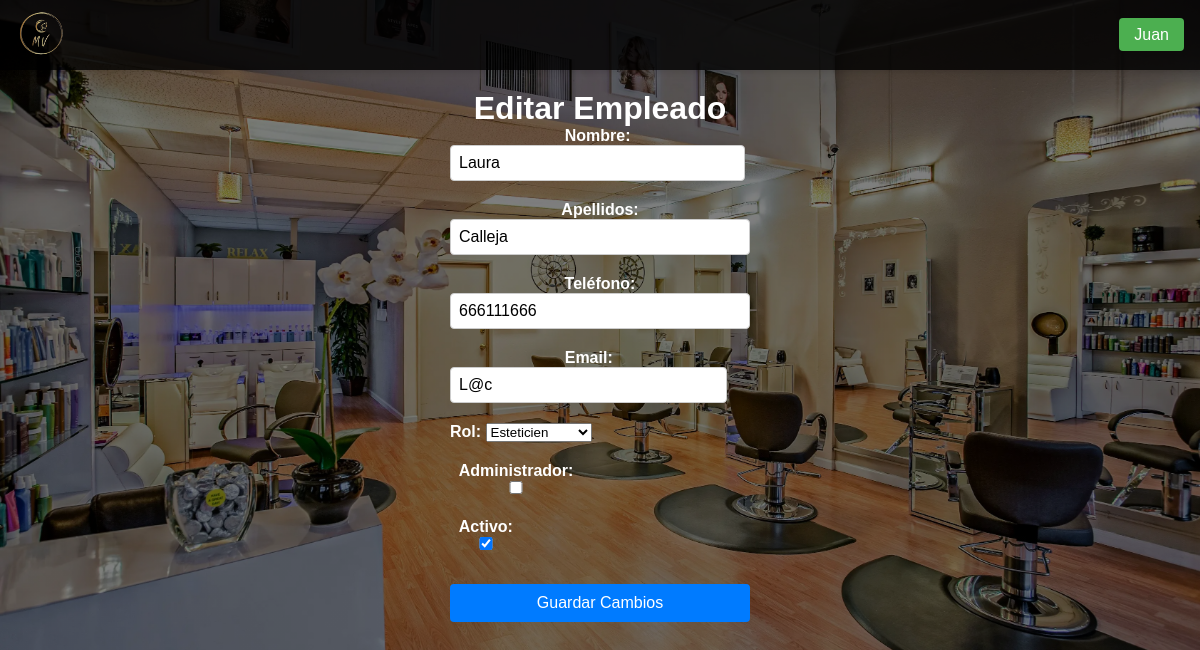
Page /paginas/editar_empleado.php?dni=12345678X (signed in) on the earlier database version.
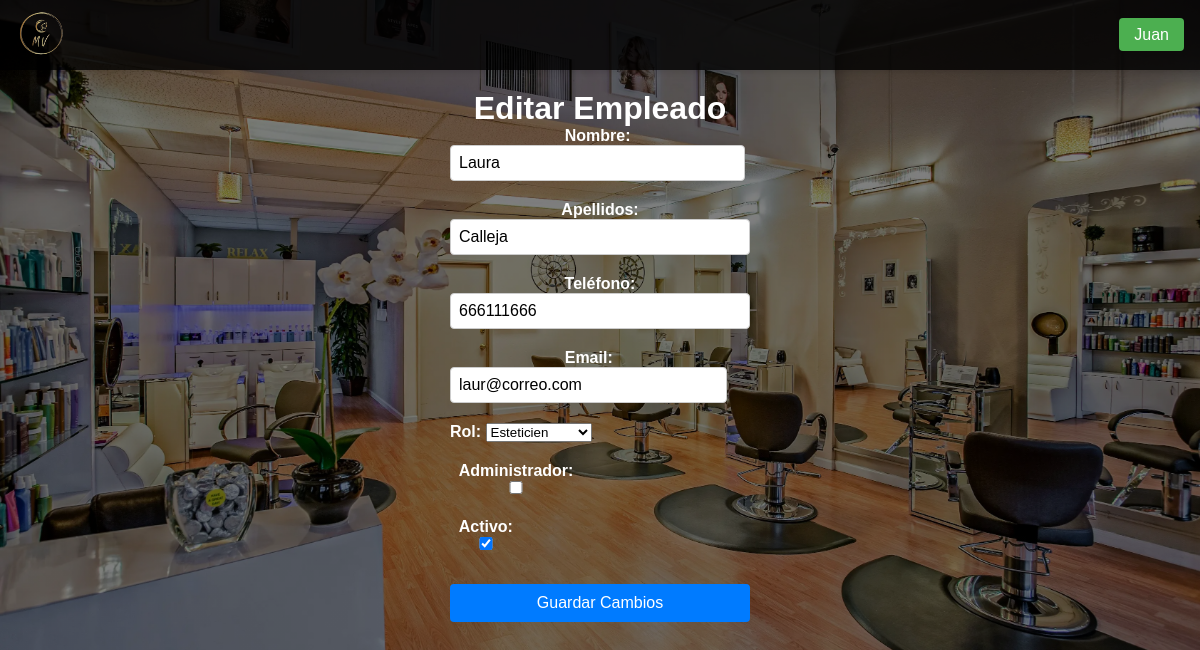
Same page on the later database version.
### tables this page shows
CREATE TABLE `empleados` (
  `dni` varchar(20) NOT NULL,
  `nombre` varchar(100) NOT NULL,
  `apellidos` varchar(100) NOT NULL,
  `telefono` varchar(15) DEFAULT NULL,
  `email` varchar(100) DEFAULT NULL,
  `id_rol` int DEFAULT NULL,
  `contraseña` varchar(255) NOT NULL,
  `es_admin` tinyint(1) NOT NULL DEFAULT '0',
  `activo` tinyint(1) DEFAULT '1',
  PRIMARY KEY (`dni`),
  KEY `id_rol` (`id_rol`),
  CONSTRAINT `empleados_ibfk_1` FOREIGN KEY (`id_rol`) REFERENCES `roles` (`id_rol`)
);

CREATE TABLE `roles` (
  `id_rol` int NOT NULL AUTO_INCREMENT,
  `nombre_rol` varchar(50) NOT NULL,
  PRIMARY KEY (`id_rol`)
);

### paginas/editar_empleado.php (the view, shortened to what this page needs)
<!DOCTYPE html>
<html lang="es">
<head>
    <link rel="stylesheet" href="/TFGPeluqueria/css/styles.css">
</head>
<body>
    <?php
        require_once $_SERVER['DOCUMENT_ROOT'] . '/TFGPeluqueria/funcionalidades/conexion.php';
        include $_SERVER['DOCUMENT_ROOT'] . '/TFGPeluqueria/plantillas/navbar.php';
        $dni = $_GET['dni'] ?? ($_SESSION['form_data_edicion_empleado']['dni'] ?? null);
        $empleado = [];
        $roles = [];
        try {
            $stmt = $conn->prepare("SELECT * FROM empleados WHERE dni = ?");
            $stmt->execute([$dni]);
            $empleado = $stmt->fetch(PDO::FETCH_ASSOC);
            $stmt = $conn->query("SELECT * FROM roles");
            $roles = $stmt->fetchAll(PDO::FETCH_ASSOC);
        } catch (PDOException $e) {
            die("Error: " . $e->getMessage());
        }
        $empleado = array_merge(
            $_SESSION['original_data_empleado'] ?? [],
            $_SESSION['form_data_edicion_empleado'] ?? $empleado
        );
    ?>
    <div class="registros-container">
        <h1>Editar Empleado</h1>
        <form action="/TFGPeluqueria/funcionalidades/procesar_edicion_empleado.php" method="POST">
            <div class="form-group">
                <label>Nombre:
                    <input type="text" name="nombre" value="<?= htmlspecialchars($empleado['nombre']) ?>" required>
                </label>
            </div>
            <div class="form-group">
                <label>Apellidos:
                    <input type="text" name="apellidos" value="<?= htmlspecialchars($empleado['apellidos']) ?>" required>
                </label>
            </div>
            <div class="form-group">
                <label>Teléfono:
                    <input type="text" name="telefono" value="<?= htmlspecialchars($empleado['telefono']) ?>" required>
                </label>
            </div>
            <div class="form-group">
                <label>Email:
                    <input type="email" name="email" value="<?= htmlspecialchars($empleado['email']) ?>" required>
                </label>
            </div>
            <div class="form-group">
                <label>Rol:
                    <select name="id_rol" required>
                        <?php foreach ($roles as $rol): ?>
                            <option value="<?= $rol['id_rol'] ?>" <?= $rol['id_rol'] == $empleado['id_rol'] ? 'selected' : '' ?>>
                                <?= htmlspecialchars($rol['nombre_rol']) ?>
                            </option>
                        <?php endforeach; ?>
                    </select>
                </label>
            </div>
            <div class="form-group">
                <label>Administrador:
                    <input type="checkbox" name="es_admin" value="1" <?= $empleado['es_admin'] ? 'checked' : '' ?>>
                </label>
            </div>
            <div class="form-group">
                <label>Activo:
                    <input type="checkbox" name="activo" value="1" <?= $empleado['activo'] ? 'checked' : '' ?>>
                </label>
            </div>
            <button type="submit">Guardar Cambios</button>
        </form>
    </div>
</body>
</html>

Differences in the rows shown:
changed empleados "Laura": email "L@c" → "laur@correo.com"
